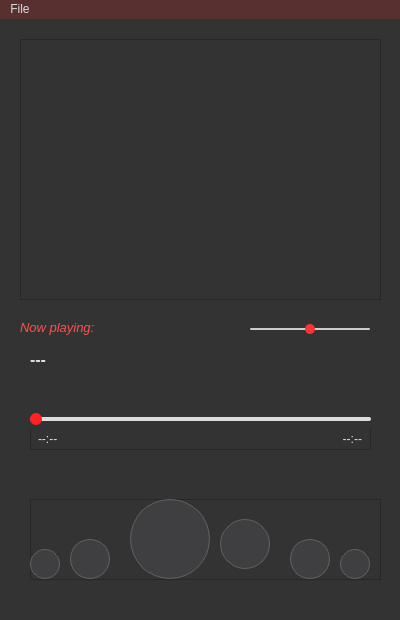
<?xml version="1.0" encoding="UTF-8"?>
<ui version="4.0">
 <class>Barely</class>
 <widget class="QMainWindow" name="Barely">
  <property name="geometry">
   <rect>
    <x>0</x>
    <y>0</y>
    <width>400</width>
    <height>620</height>
   </rect>
  </property>
  <property name="minimumSize">
   <size>
    <width>400</width>
    <height>620</height>
   </size>
  </property>
  <property name="maximumSize">
   <size>
    <width>400</width>
    <height>620</height>
   </size>
  </property>
  <property name="focusPolicy">
   <enum>Qt::StrongFocus</enum>
  </property>
  <property name="windowTitle">
   <string>Barely</string>
  </property>
  <property name="windowIcon">
   <iconset resource="utils/icons.qrc">
    <normaloff>:/icons/resources/barely_logo.png</normaloff>:/icons/resources/barely_logo.png</iconset>
  </property>
  <property name="styleSheet">
   <string notr="true">background-color: #333333;</string>
  </property>
  <widget class="QWidget" name="centralwidget">
   <widget class="QListWidget" name="files_display">
    <property name="geometry">
     <rect>
      <x>20</x>
      <y>20</y>
      <width>361</width>
      <height>261</height>
     </rect>
    </property>
    <property name="font">
     <font>
      <pointsize>10</pointsize>
     </font>
    </property>
    <property name="focusPolicy">
     <enum>Qt::NoFocus</enum>
    </property>
    <property name="acceptDrops">
     <bool>true</bool>
    </property>
    <property name="styleSheet">
     <string notr="true">color: #DDDDDD;
selection-background-color: #583030;
padding: 5px;</string>
    </property>
    <property name="verticalScrollBarPolicy">
     <enum>Qt::ScrollBarAlwaysOff</enum>
    </property>
    <property name="horizontalScrollBarPolicy">
     <enum>Qt::ScrollBarAlwaysOff</enum>
    </property>
    <property name="selectionMode">
     <enum>QAbstractItemView::ExtendedSelection</enum>
    </property>
   </widget>
   <widget class="QLabel" name="label">
    <property name="geometry">
     <rect>
      <x>20</x>
      <y>300</y>
      <width>81</width>
      <height>16</height>
     </rect>
    </property>
    <property name="font">
     <font>
      <pointsize>10</pointsize>
      <italic>true</italic>
     </font>
    </property>
    <property name="styleSheet">
     <string notr="true">color: #FF5050;</string>
    </property>
    <property name="text">
     <string>Now playing:</string>
    </property>
   </widget>
   <widget class="QLabel" name="now_playing_label">
    <property name="geometry">
     <rect>
      <x>30</x>
      <y>330</y>
      <width>341</width>
      <height>21</height>
     </rect>
    </property>
    <property name="font">
     <font>
      <pointsize>12</pointsize>
      <weight>75</weight>
      <bold>true</bold>
     </font>
    </property>
    <property name="styleSheet">
     <string notr="true">color: #DDDDDD;</string>
    </property>
    <property name="text">
     <string>---</string>
    </property>
   </widget>
   <widget class="QSlider" name="volume_slider">
    <property name="geometry">
     <rect>
      <x>250</x>
      <y>300</y>
      <width>120</width>
      <height>20</height>
     </rect>
    </property>
    <property name="focusPolicy">
     <enum>Qt::NoFocus</enum>
    </property>
    <property name="styleSheet">
     <string notr="true">QSlider::groove:horizontal {
	height: 2px;
	border-radius: 1px;
	background: #CCCCCC;
}

QSlider::handle:horizontal {
	background: #FF3333;
	margin: -4px 0;
	width: 10px;
	height: 10px;
	border-radius: 5px;
}</string>
    </property>
    <property name="maximum">
     <number>100</number>
    </property>
    <property name="value">
     <number>50</number>
    </property>
    <property name="orientation">
     <enum>Qt::Horizontal</enum>
    </property>
   </widget>
   <widget class="QFrame" name="control_buttons">
    <property name="geometry">
     <rect>
      <x>30</x>
      <y>480</y>
      <width>351</width>
      <height>81</height>
     </rect>
    </property>
    <property name="styleSheet">
     <string notr="true">QPushButton {
	background-color: #3F3F42;
	border: 1px solid #606060;
}

QPushButton:hover {
	background-color: #606060;
}</string>
    </property>
    <property name="frameShape">
     <enum>QFrame::StyledPanel</enum>
    </property>
    <property name="frameShadow">
     <enum>QFrame::Raised</enum>
    </property>
    <widget class="QPushButton" name="prev_btn">
     <property name="geometry">
      <rect>
       <x>0</x>
       <y>50</y>
       <width>30</width>
       <height>30</height>
      </rect>
     </property>
     <property name="focusPolicy">
      <enum>Qt::NoFocus</enum>
     </property>
     <property name="styleSheet">
      <string notr="true">border-radius: 15px;</string>
     </property>
     <property name="text">
      <string/>
     </property>
     <property name="icon">
      <iconset resource="utils/icons.qrc">
       <normaloff>:/icons/resources/prev.png</normaloff>:/icons/resources/prev.png</iconset>
     </property>
     <property name="shortcut">
      <string>Ctrl+Left</string>
     </property>
    </widget>
    <widget class="QPushButton" name="skip_back_btn">
     <property name="geometry">
      <rect>
       <x>40</x>
       <y>40</y>
       <width>40</width>
       <height>40</height>
      </rect>
     </property>
     <property name="focusPolicy">
      <enum>Qt::NoFocus</enum>
     </property>
     <property name="styleSheet">
      <string notr="true">border-radius: 20px;</string>
     </property>
     <property name="text">
      <string/>
     </property>
     <property name="icon">
      <iconset resource="utils/icons.qrc">
       <normaloff>:/icons/resources/back.png</normaloff>:/icons/resources/back.png</iconset>
     </property>
     <property name="shortcut">
      <string>Left</string>
     </property>
    </widget>
    <widget class="QPushButton" name="play_pause_btn">
     <property name="geometry">
      <rect>
       <x>100</x>
       <y>0</y>
       <width>80</width>
       <height>80</height>
      </rect>
     </property>
     <property name="focusPolicy">
      <enum>Qt::NoFocus</enum>
     </property>
     <property name="toolTip">
      <string/>
     </property>
     <property name="toolTipDuration">
      <number>-1</number>
     </property>
     <property name="whatsThis">
      <string/>
     </property>
     <property name="styleSheet">
      <string notr="true">border-radius: 40px;</string>
     </property>
     <property name="text">
      <string/>
     </property>
     <property name="icon">
      <iconset resource="utils/icons.qrc">
       <normaloff>:/icons/resources/play.png</normaloff>
       <normalon>:/icons/resources/play.png</normalon>:/icons/resources/play.png</iconset>
     </property>
     <property name="iconSize">
      <size>
       <width>32</width>
       <height>32</height>
      </size>
     </property>
     <property name="shortcut">
      <string>Space</string>
     </property>
     <property name="checkable">
      <bool>false</bool>
     </property>
    </widget>
    <widget class="QPushButton" name="stop_btn">
     <property name="geometry">
      <rect>
       <x>190</x>
       <y>20</y>
       <width>50</width>
       <height>50</height>
      </rect>
     </property>
     <property name="focusPolicy">
      <enum>Qt::NoFocus</enum>
     </property>
     <property name="styleSheet">
      <string notr="true">border-radius: 25px;</string>
     </property>
     <property name="text">
      <string/>
     </property>
     <property name="icon">
      <iconset resource="utils/icons.qrc">
       <normaloff>:/icons/resources/stop.png</normaloff>:/icons/resources/stop.png</iconset>
     </property>
     <property name="shortcut">
      <string>S</string>
     </property>
    </widget>
    <widget class="QPushButton" name="skip_forwards_btn">
     <property name="geometry">
      <rect>
       <x>260</x>
       <y>40</y>
       <width>40</width>
       <height>40</height>
      </rect>
     </property>
     <property name="focusPolicy">
      <enum>Qt::NoFocus</enum>
     </property>
     <property name="styleSheet">
      <string notr="true">border-radius: 20px;</string>
     </property>
     <property name="text">
      <string/>
     </property>
     <property name="icon">
      <iconset resource="utils/icons.qrc">
       <normaloff>:/icons/resources/forward.png</normaloff>:/icons/resources/forward.png</iconset>
     </property>
     <property name="shortcut">
      <string>Right</string>
     </property>
    </widget>
    <widget class="QPushButton" name="next_btn">
     <property name="geometry">
      <rect>
       <x>310</x>
       <y>50</y>
       <width>30</width>
       <height>30</height>
      </rect>
     </property>
     <property name="focusPolicy">
      <enum>Qt::NoFocus</enum>
     </property>
     <property name="styleSheet">
      <string notr="true">border-radius: 15px;</string>
     </property>
     <property name="text">
      <string/>
     </property>
     <property name="icon">
      <iconset resource="utils/icons.qrc">
       <normaloff>:/icons/resources/next.png</normaloff>:/icons/resources/next.png</iconset>
     </property>
     <property name="shortcut">
      <string>Ctrl+Right</string>
     </property>
    </widget>
   </widget>
   <widget class="QFrame" name="position_slider_frame">
    <property name="geometry">
     <rect>
      <x>30</x>
      <y>390</y>
      <width>341</width>
      <height>41</height>
     </rect>
    </property>
    <property name="frameShape">
     <enum>QFrame::StyledPanel</enum>
    </property>
    <property name="frameShadow">
     <enum>QFrame::Raised</enum>
    </property>
    <widget class="QLabel" name="current_position_label">
     <property name="geometry">
      <rect>
       <x>0</x>
       <y>20</y>
       <width>60</width>
       <height>20</height>
      </rect>
     </property>
     <property name="styleSheet">
      <string notr="true">color: #DDDDDD;
margin-left: 5px;</string>
     </property>
     <property name="text">
      <string>--:--</string>
     </property>
    </widget>
    <widget class="QLabel" name="duration_label">
     <property name="geometry">
      <rect>
       <x>280</x>
       <y>20</y>
       <width>60</width>
       <height>20</height>
      </rect>
     </property>
     <property name="mouseTracking">
      <bool>false</bool>
     </property>
     <property name="styleSheet">
      <string notr="true">color: #DDDDDD;
margin-right: 5px;</string>
     </property>
     <property name="text">
      <string>--:--</string>
     </property>
     <property name="alignment">
      <set>Qt::AlignRight|Qt::AlignTrailing|Qt::AlignVCenter</set>
     </property>
    </widget>
    <widget class="QSlider" name="position_slider">
     <property name="geometry">
      <rect>
       <x>0</x>
       <y>0</y>
       <width>341</width>
       <height>20</height>
      </rect>
     </property>
     <property name="focusPolicy">
      <enum>Qt::NoFocus</enum>
     </property>
     <property name="styleSheet">
      <string notr="true">QSlider::groove:horizontal {
	background: #DDDDDD;
	height: 4px;
	border-radius: 2px;
}

QSlider::handle:horizontal {
	background: #FF2222;
	width: 12px;
	height: 12px;
	margin: -4px 0;
	border-radius: 6px;
}</string>
     </property>
     <property name="orientation">
      <enum>Qt::Horizontal</enum>
     </property>
    </widget>
   </widget>
   <widget class="QLabel" name="label_2">
    <property name="geometry">
     <rect>
      <x>220</x>
      <y>302</y>
      <width>16</width>
      <height>16</height>
     </rect>
    </property>
    <property name="text">
     <string/>
    </property>
    <property name="pixmap">
     <pixmap resource="utils/icons.qrc">:/icons/resources/volume.png</pixmap>
    </property>
    <property name="scaledContents">
     <bool>true</bool>
    </property>
   </widget>
   <zorder>position_slider_frame</zorder>
   <zorder>control_buttons</zorder>
   <zorder>files_display</zorder>
   <zorder>label</zorder>
   <zorder>now_playing_label</zorder>
   <zorder>volume_slider</zorder>
   <zorder>label_2</zorder>
  </widget>
  <widget class="QMenuBar" name="menuBar">
   <property name="geometry">
    <rect>
     <x>0</x>
     <y>0</y>
     <width>400</width>
     <height>21</height>
    </rect>
   </property>
   <property name="styleSheet">
    <string notr="true">background-color: #583030;
color: #DDDDDD;</string>
   </property>
   <widget class="QMenu" name="menuFile">
    <property name="styleSheet">
     <string notr="true"/>
    </property>
    <property name="title">
     <string>File</string>
    </property>
    <addaction name="actionOpen"/>
    <addaction name="actionRemove_selected"/>
    <addaction name="actionRemove_all"/>
    <addaction name="actionClose"/>
   </widget>
   <addaction name="menuFile"/>
  </widget>
  <action name="actionOpen">
   <property name="icon">
    <iconset resource="utils/icons.qrc">
     <normaloff>:/icons/resources/folder-open.png</normaloff>:/icons/resources/folder-open.png</iconset>
   </property>
   <property name="text">
    <string>Open...</string>
   </property>
  </action>
  <action name="actionClose">
   <property name="icon">
    <iconset resource="utils/icons.qrc">
     <normaloff>:/icons/resources/cross.png</normaloff>:/icons/resources/cross.png</iconset>
   </property>
   <property name="text">
    <string>Close</string>
   </property>
  </action>
  <action name="actionRemove_selected">
   <property name="icon">
    <iconset resource="utils/icons.qrc">
     <normaloff>:/icons/resources/trash.png</normaloff>:/icons/resources/trash.png</iconset>
   </property>
   <property name="text">
    <string>Remove selected</string>
   </property>
   <property name="shortcut">
    <string>Backspace</string>
   </property>
  </action>
  <action name="actionRemove_all">
   <property name="icon">
    <iconset resource="utils/icons.qrc">
     <normaloff>:/icons/resources/explosion.png</normaloff>:/icons/resources/explosion.png</iconset>
   </property>
   <property name="text">
    <string>Remove all</string>
   </property>
  </action>
  <action name="actionNext">
   <property name="icon">
    <iconset resource="utils/icons.qrc">
     <normaloff>:/icons/resources/next.png</normaloff>:/icons/resources/next.png</iconset>
   </property>
   <property name="text">
    <string>Next</string>
   </property>
   <property name="shortcut">
    <string>Right</string>
   </property>
   <property name="shortcutContext">
    <enum>Qt::ApplicationShortcut</enum>
   </property>
  </action>
  <action name="actionPrevious">
   <property name="icon">
    <iconset resource="utils/icons.qrc">
     <normaloff>:/icons/resources/prev.png</normaloff>:/icons/resources/prev.png</iconset>
   </property>
   <property name="text">
    <string>Previous</string>
   </property>
   <property name="shortcut">
    <string>Left</string>
   </property>
   <property name="shortcutContext">
    <enum>Qt::ApplicationShortcut</enum>
   </property>
  </action>
  <action name="actionPlay_pause">
   <property name="icon">
    <iconset resource="utils/icons.qrc">
     <normaloff>:/icons/resources/play.png</normaloff>
     <normalon>:/icons/resources/pause.png</normalon>:/icons/resources/play.png</iconset>
   </property>
   <property name="text">
    <string>Play</string>
   </property>
   <property name="toolTip">
    <string>Play/Pause</string>
   </property>
   <property name="shortcut">
    <string>Space</string>
   </property>
   <property name="shortcutContext">
    <enum>Qt::ApplicationShortcut</enum>
   </property>
  </action>
 </widget>
 <resources>
  <include location="utils/icons.qrc"/>
 </resources>
 <connections/>
</ui>
